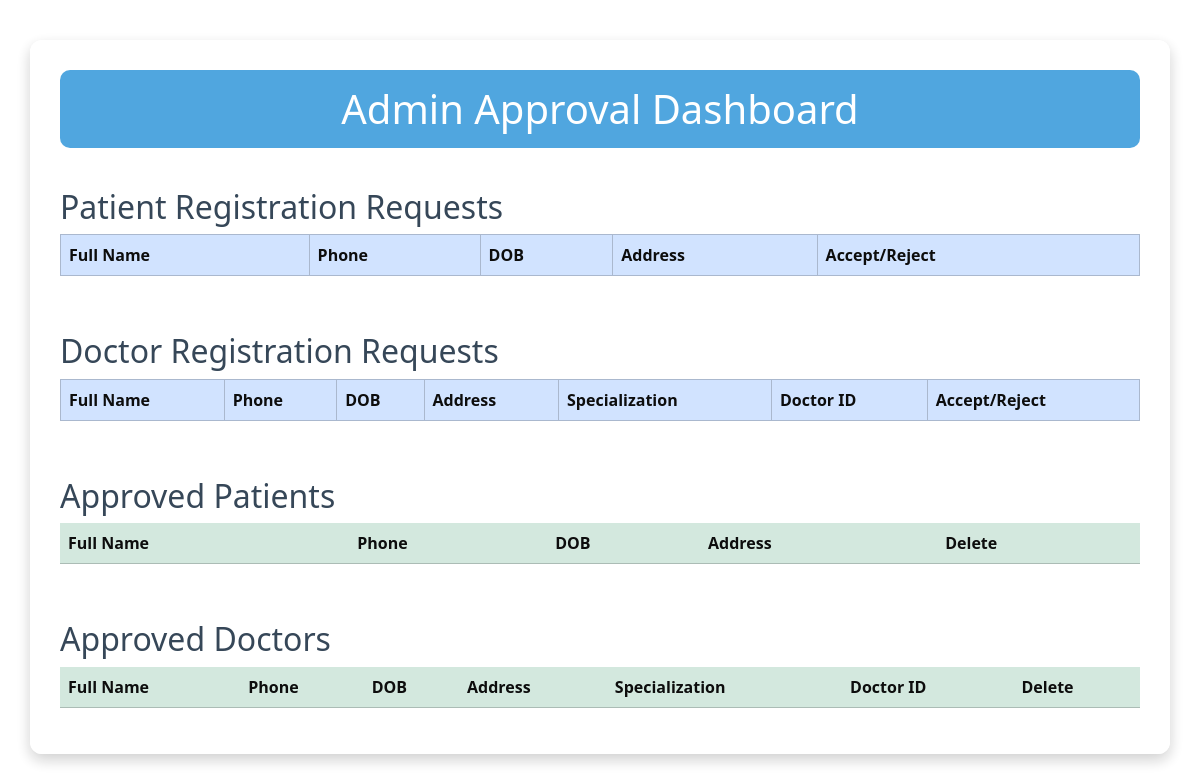
The app's page /adminlogged (signed in), older data.
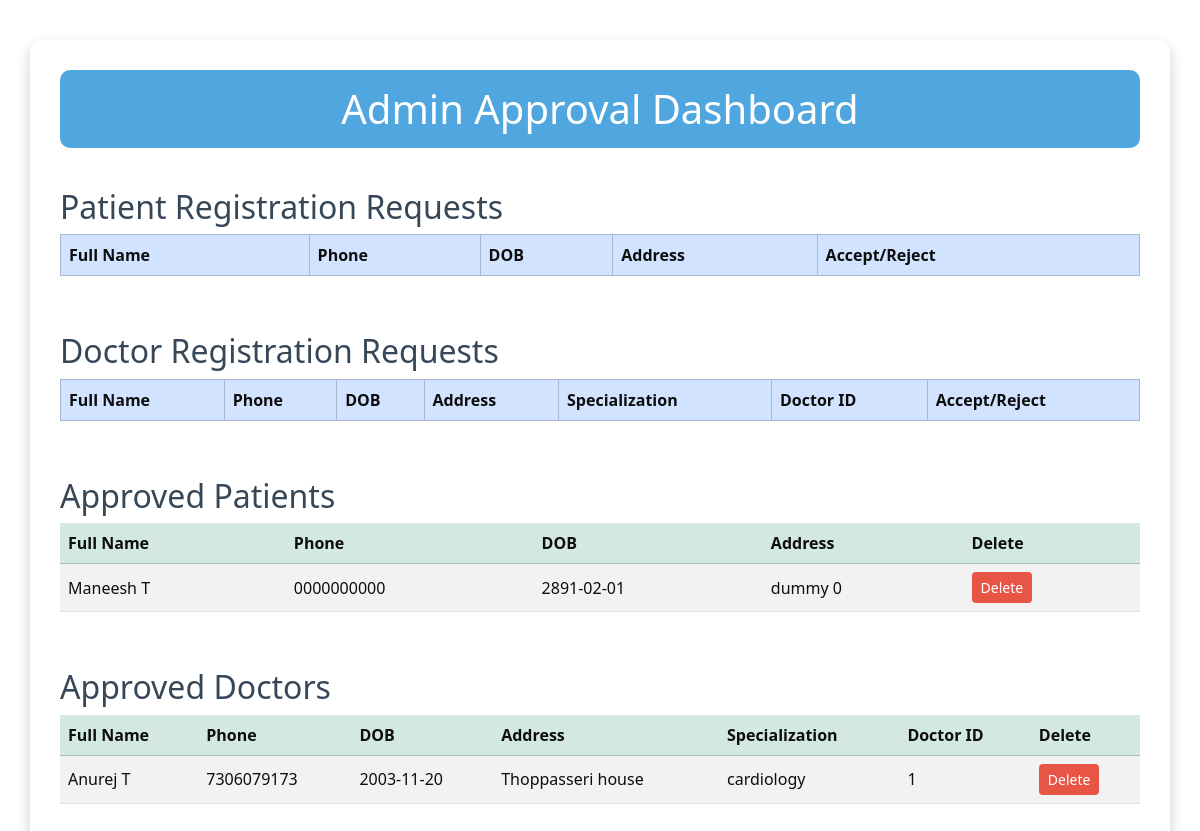
The same page, newer data.
### models.py (models this page shows)
class Patient(db.Model):
    id = db.Column(db.Integer, primary_key = True)
    full_name = db.Column(db.String())
    phone_no = db.Column(db.String())
    dob = db.Column(db.Date)
    address = db.Column(db.String())
    password = db.Column(db.String())
    is_approved = db.Column(db.Boolean(), default = False)
    appointments = db.relationship('Appointment', backref = 'patient')

class Doctor(db.Model):
    id = db.Column(db.Integer, primary_key = True)
    full_name = db.Column(db.String())
    phone_no = db.Column(db.String())
    dob = db.Column(db.Date)
    address = db.Column(db.String())
    password = db.Column(db.String())
    doct_id = db.Column(db.String(), unique = True)
    specialization = db.Column(db.String())
    is_approved = db.Column(db.Boolean, default = False)
    appointments = db.relationship('Appointment', backref='doctor')

### app.py (the view)
@app.route('/adminlogged')
def admin_logged():
    if not session.get('admin_logged_in'):
        return redirect('logadmin')
    pending_patients = Patient.query.filter_by(is_approved = False).all()
    approved_patients = Patient.query.filter_by(is_approved = True).all()
    pending_doctors = Doctor.query.filter_by(is_approved = False).all()
    approved_doctors = Doctor.query.filter_by(is_approved = True).all()
    return render_template('adminlogged.html', doctors = pending_doctors, approved_doctors = approved_doctors, patients = pending_patients, approved_patients = approved_patients)

### templates/adminlogged.html (shortened to what this page needs)
<!DOCTYPE html>
<html lang="en">
<head>
    <link href="https://cdn.jsdelivr.net/npm/bootstrap@5.3.3/dist/css/bootstrap.min.css" rel="stylesheet">
</head>
<body>
    <div class="container dashboard-container">
        <h1>Admin Approval Dashboard</h1>
        <h2>Patient Registration Requests</h2>
        <div class="table-responsive">
            <table class="table table-bordered table-hover align-middle">
                <thead class="table-primary">
                    <tr>
                        <th>Full Name</th>
                        <th>Phone</th>
                        <th>DOB</th>
                        <th>Address</th>
                        <th>Accept/Reject</th>
                    </tr>
                </thead>
            </table>
        </div>
        <h2>Doctor Registration Requests</h2>
        <div class="table-responsive">
            <table class="table table-bordered table-hover align-middle">
                <thead class="table-primary">
                    <tr>
                        <th>Full Name</th>
                        <th>Phone</th>
                        <th>DOB</th>
                        <th>Address</th>
                        <th>Specialization</th>
                        <th>Doctor ID</th>
                        <th>Accept/Reject</th>
                    </tr>
                </thead>
            </table>
        </div>
        <h2>Approved Patients</h2>
        <div class="table-responsive">
            <table class="table table-striped align-middle">
                <thead class="table-success">
                    <tr>
                        <th>Full Name</th>
                        <th>Phone</th>
                        <th>DOB</th>
                        <th>Address</th>
                        <th>Delete</th>
                    </tr>
                </thead>
                <tbody>
                    {% for patient in approved_patients %}
                    <tr>
                        <td>{{ patient.full_name }}</td>
                        <td>{{ patient.phone_no }}</td>
                        <td>{{ patient.dob }}</td>
                        <td>{{ patient.address }}</td>
                        <td>
                            <form action="/delete_patient/{{ patient.id }}" method="POST" class="d-inline">
                                <button type="submit" class="btn btn-sm btn-delete" onclick="return confirm('Are you sure to delete?')">Delete</button>
                            </form>
                        </td>
                    </tr>
                    {% endfor %}
                </tbody>
            </table>
        </div>
        <h2>Approved Doctors</h2>
        <div class="table-responsive">
            <table class="table table-striped align-middle">
                <thead class="table-success">
                    <tr>
                        <th>Full Name</th>
                        <th>Phone</th>
                        <th>DOB</th>
                        <th>Address</th>
                        <th>Specialization</th>
                        <th>Doctor ID</th>
                        <th>Delete</th>
                    </tr>
                </thead>
                <tbody>
                    {% for doctor in approved_doctors %}
                    <tr>
                        <td>{{ doctor.full_name }}</td>
                        <td>{{ doctor.phone_no }}</td>
                        <td>{{ doctor.dob }}</td>
                        <td>{{ doctor.address }}</td>
                        <td>{{ doctor.specialization }}</td>
                        <td>{{ doctor.doct_id }}</td>
                        <td>
                            <form action="/delete_doctor/{{ doctor.id }}" method="POST" class="d-inline">
                                <button type="submit" class="btn btn-sm btn-delete" onclick="return confirm('Are you sure to delete?')">Delete</button>
                            </form>
                        </td>
                    </tr>
                    {% endfor %}
                </tbody>
            </table>
        </div>
    </div>
</body>
</html>

### templates/adminlogged.html (style rules this page uses)
body { background-image: url('https://images.pexels.com/photos/40568/medical-appointment-doctor-healthcare-40568.jpeg?auto=compress&cs=tinysrgb&dpr=2&h=1080&w=1920'); background-size: cover; background-position: center; background-repeat: no-repeat; background-attachment: fixed; opacity: 0.95; }
.dashboard-container { background-color: rgba(255, 255, 255, 0.95); border-radius: 12px; padding: 30px; margin-top: 40px; box-shadow: 0 6px 15px rgba(0,0,0,0.2); }
h1 { background-color: rgba(52, 152, 219, 0.9); color: white; text-align: center; padding: 15px; border-radius: 10px; margin-bottom: 30px; }
h2 { color: #2c3e50; margin-top: 40px; }
table { background-color: white; }
.btn-delete { background-color: #e74c3c; color: white; }

Row changes from the older to the newer data that the page shows:
added Patient: full_name "Maneesh T", phone_no "0000000000", dob "2891-02-01", address "dummy 0"
added Doctor: full_name "Anurej T", phone_no "7306079173", dob "2003-11-20", address "Thoppasseri house", specialization "cardiology", doct_id "1"
